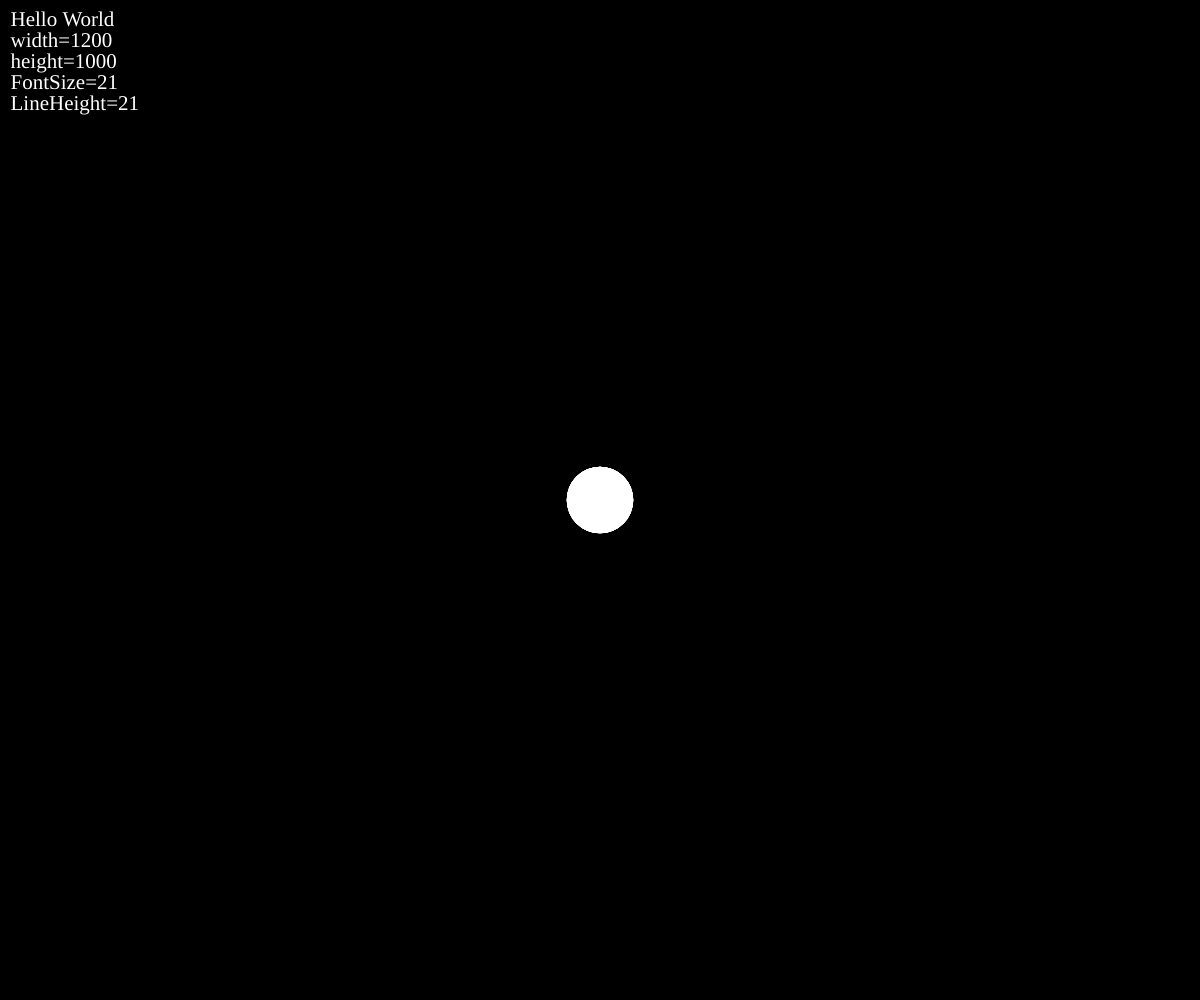
Frame 1 (no input)
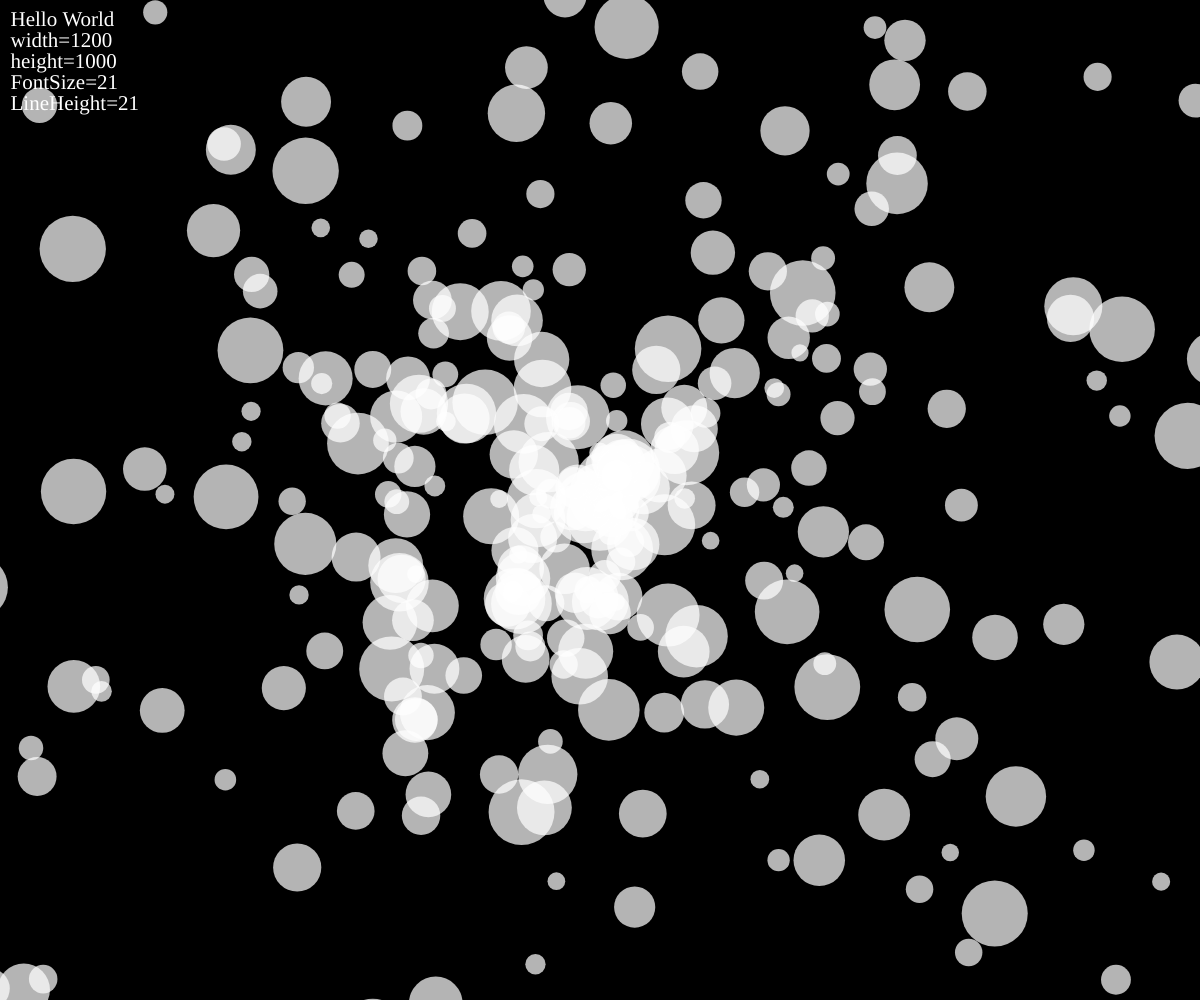
Frame 60 (no input)
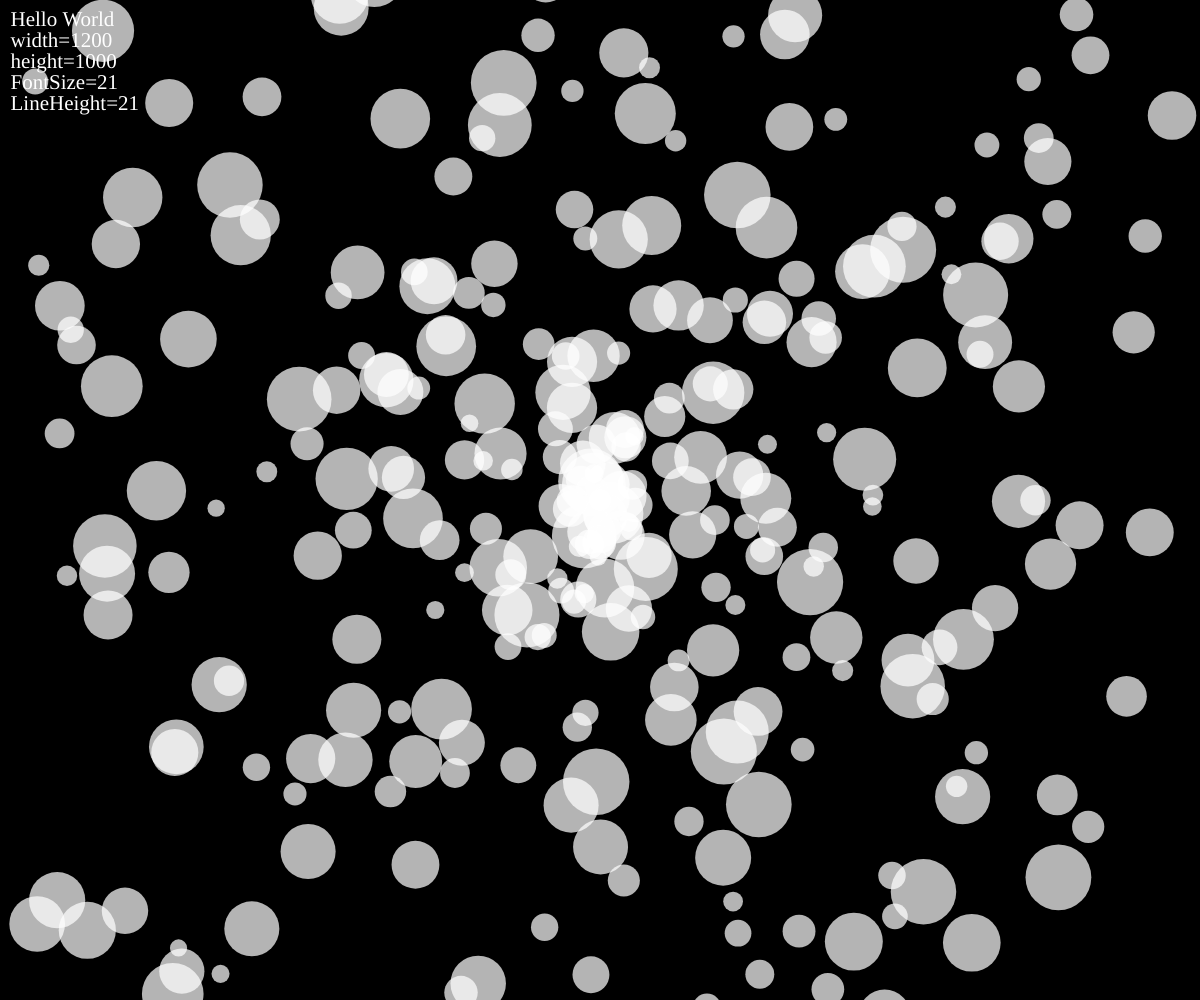
Frame 120 (the mouse pressed at the canvas centre since frame 60)

The p5.js sketch that drew these frames (run headless with seeded random() and noise() and a simulated clock; from frame 60 on, the mouse is pressed at the canvas centre):

// p5.js sketch
// ── sketch.js
function DbgMessage(tx) {
    if (height < DbgMessageY + LineHeight) {
        DbgMessageY = DbgMessageBaseY;
        DbgMessageX += DbgMessageW;
    }
    text(tx, DbgMessageX, DbgMessageY);
    DbgMessageY += LineHeight;
}

let circleGross, circleGrossBias, diminutiveGross, diminutiveGrossBias;
let circleQuantity = 300;
let step = new Array(circleQuantity);
let circle = new Array(circleQuantity);
let dx = new Array(circleQuantity);
let dy = new Array(circleQuantity);

function setup() {
    createCanvas(windowWidth, windowHeight);
    ViewMinimum = min(width, height);
    ViewMaximum = max(width, height);
    ViewOX = width / 2;
    ViewOY = height / 2;
    FontFamily = 'MS PMincho';
    textFont(FontFamily);
    // FontSize = ceil(textWidth('╋'));
    FontSize = round(ViewMinimum / 48);
    textSize(FontSize);
    // lineSpace = 2;
    LineHeight = round(FontSize);
    DbgMessageW = floor(ViewMaximum / 3);
    DbgMessageBaseX = FontSize / 2;
    DbgMessageBaseY = LineHeight * 1.25;
    smooth(); // アンチエイリアス(図形のエッジを滑らかにする)
    noStroke();
    BackColor = '#000000';
    circleGross = ViewMinimum * 0.05;
    circleGrossBias = ViewMinimum * 0.01666;
    diminutiveGross = ViewMinimum * 0.0333;
    diminutiveGrossBias = -ViewMinimum * 0.01666;
    for (let i = 0; i < circle.length; i++) {
        SetCircle(i);
    }
}

function draw() {
    background(BackColor);
    fill('#ffffff'); // 塗りつぶし
    DbgMessageX = DbgMessageBaseX;
    DbgMessageY = DbgMessageBaseY;
    DbgMessage('Hello World');
    DbgMessage('width=' + width);
    DbgMessage('height=' + height);
    DbgMessage('FontSize=' + FontSize);
    DbgMessage('LineHeight=' + LineHeight);
    fill(255, 255, 255, 180);
    for (let i = 0; i < circle.length; i++) {
        if (OutOfRange(i)) {
            SetCircle(i);
        }
        ellipse(
            ViewOX + dx[i] * step[i],
            ViewOY + dy[i] * step[i],
            circle[i],
            circle[i]
        );
        step[i]++;
    }
}

function SetCircle(i) {
    step[i] = 0;
    circle[i] = random(circleGross) + circleGrossBias;
    dx[i] = random(diminutiveGross) + diminutiveGrossBias;
    dy[i] = random(diminutiveGross) + diminutiveGrossBias;
}

function OutOfRange(i) {
    let res =
        0 - circle[i] > ViewOX + dx[i] * step[i] ||
        width + circle[i] < ViewOX + dx[i] * step[i] ||
        0 - circle[i] > ViewOY + dy[i] * step[i] ||
        height + circle[i] < ViewOY + dy[i] * step[i];
    return res;
}
